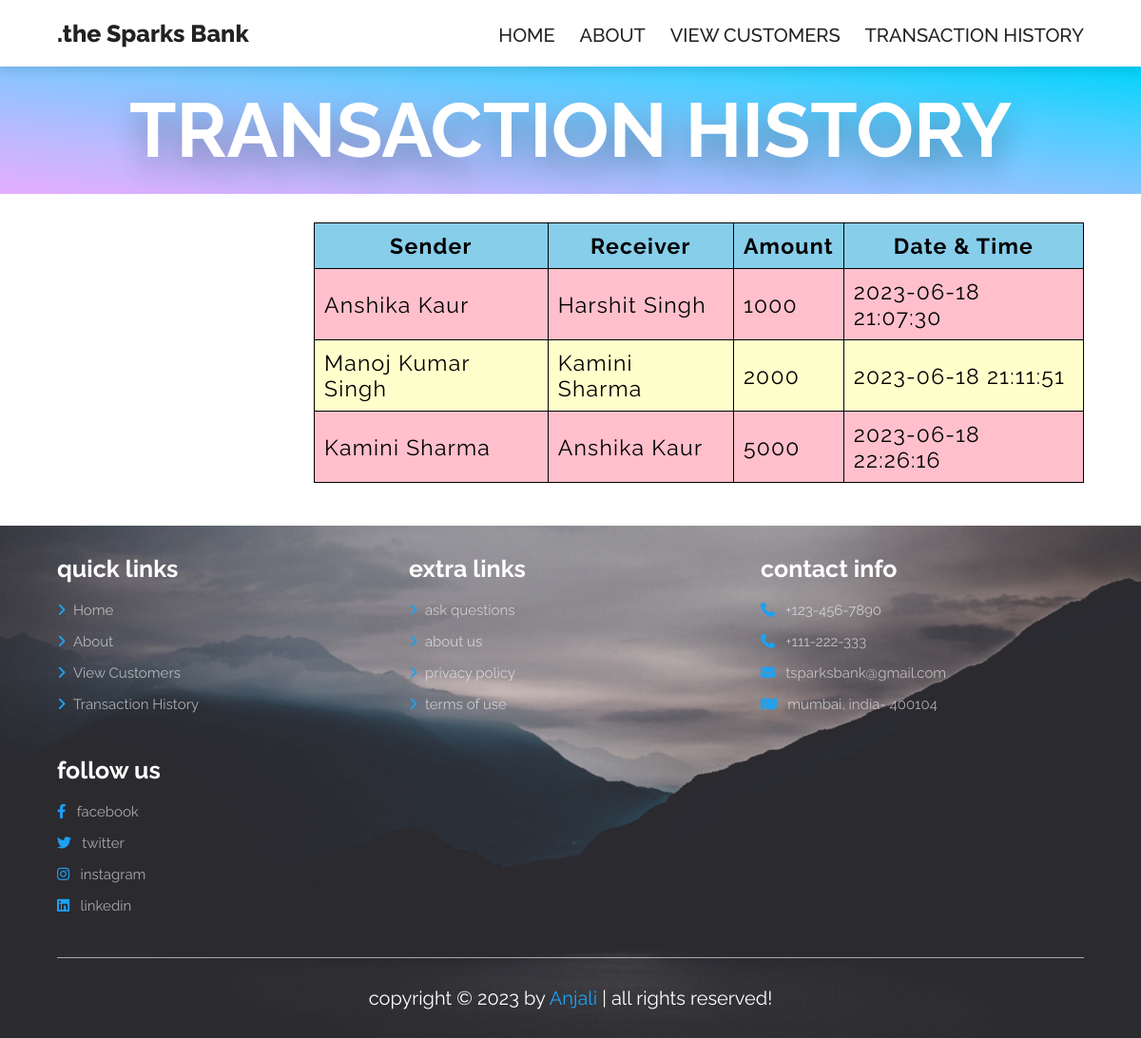
/transaction.php, run on the app's committed database.
### tables this page shows
CREATE TABLE `transactions` (
  `S.no` int(255) NOT NULL,
  `Sender` varchar(255) NOT NULL,
  `Receiver` varchar(255) NOT NULL,
  `Amount` int(10) NOT NULL,
  `Date and Time` datetime NOT NULL DEFAULT current_timestamp()
);

### transaction.php (the view, shortened to what this page needs)
<!DOCTYPE html>
<html lang="en">
<head>
    <link rel="stylesheet" href="https://cdn.jsdelivr.net/npm/swiper@9/swiper-bundle.min.css" />
    <link rel="stylesheet" href="https://cdnjs.cloudflare.com/ajax/libs/font-awesome/6.4.0/css/all.min.css">
    <link rel="stylesheet" href="css/style.css">
</head>
<body>
    <section class="header">
        <a href="index.php" class="logo">.the Sparks Bank </a>
        <nav class="navbar">
            <a href="index.php">Home</a>
            <a href="about.php">About</a>
            <a href="customers.php">View Customers</a>
            <a href="transaction.php">Transaction History</a>
        </nav>
    </section>
    <div class="heading"
        style="background-image: linear-gradient(to left bottom, #00d4fb, #4aceff, #85c5ff, #b9baff, #e5adff);">
        <h1>Transaction history</h1>
    </div>
    <section class="thistory">
        <div class="table-responsive-sm">
            <table class="tab">
                <thead>
                    <tr>
                        <th class="text-center">Sender</th>
                        <th class="text-center">Receiver</th>
                        <th class="text-center">Amount</th>
                        <th class="text-center">Date & Time</th>
                    </tr>
                </thead>
                <tbody>
                    <?php
            include 'connection.php';
            $sql ="select * from transactions";
            $query =mysqli_query($conn, $sql);
            while($rows = mysqli_fetch_assoc($query))
            {
        ?>
                    <tr>
                        <td class="py-2"><?php echo $rows['Sender']; ?></td>
                        <td class="py-2"><?php echo $rows['Receiver']; ?></td>
                        <td class="py-2"><?php echo $rows['Amount']; ?> </td>
                        <td class="py-2"><?php echo $rows['Date and Time']; ?> </td>
                        <?php
            }
        ?>
                </tbody>
            </table>
        </div>
    </section>
    <section class="footer">
        <div class="box-container">
            <div class="box">
                <h3>quick links</h3>
                <a href="index.php"> <i class="fas fa-angle-right"></i>Home</a>
                <a href="about.php"> <i class="fas fa-angle-right"></i>About</a>
                <a href="customers.php"> <i class="fas fa-angle-right"></i>View Customers</a>
                <a href="transaction.php"> <i class="fas fa-angle-right"></i>Transaction History</a>
            </div>
            <div class="box">
                <h3>extra links</h3>
                <a href="#"> <i class="fas fa-angle-right"></i>ask questions</a>
                <a href="#"> <i class="fas fa-angle-right"></i>about us</a>
                <a href="#"> <i class="fas fa-angle-right"></i>privacy policy</a>
                <a href="#"> <i class="fas fa-angle-right"></i>terms of use</a>
            </div>
            <div class="box">
                <h3>contact info</h3>
                <a href="#"> <i class="fas fa-phone"></i> +123-456-7890 </a>
                <a href="#"> <i class="fas fa-phone"></i> +111-222-333 </a>
                <a href="#"> <i class="fas fa-envelope"></i> tsparksbank@gmail.com </a>
                <a href="#"> <i class="fas fa-map"></i> mumbai, india- 400104 </a>
            </div>
            <div class="box">
                <h3>follow us</h3>
                <a href="#"><i class="fab fa-facebook-f"></i> facebook </a>
                <a href="#"><i class="fab fa-twitter"></i> twitter </a>
                <a href="#"><i class="fab fa-instagram"></i> instagram </a>
                <a href="#"><i class="fab fa-linkedin"></i> linkedin </a>
            </div>
        </div>
        <div class="credit">copyright &copy; 2023 by <span>Anjali</span> | all rights reserved! </div>
    </section>
</body>
</html>

### css/style.css (style rules this page uses)
:root { --main-color: #1da1f2; --black: #222; --white: #fff; --light-black: #777; --light-white: #fff9; --dark-bg: rgba(0, 0, 0, 0.7); --light-bg: #f5f5dc; --border: 0.1rem solid var(--black); --box-shadow: 0 0.5rem 1rem rgba(0, 0, 0, 0.1); --text-shadow: 0 1.5rem 3rem rgba(0, 0, 0, 0.3); }
* { font-family: "Raleway", sans-serif; margin: 0; padding: 0; box-sizing: border-box; outline: none; border: none; text-decoration: none; text-transform: none; }
html { font-size: 62.5%; overflow-x: hidden; }
section { padding: 5rem 10%; }
.heading { background-size: cover !important; background-position: center !important; padding-top: 2rem; padding-bottom: 2rem; display: flex; align-items: center; justify-content: center; }
.heading h1 { font-size: 8rem; text-transform: uppercase; color: var(--white); text-shadow: var(--text-shadow); }
.header { position: sticky; top: 0; left: 0; right: 0; z-index: 1000; background-color: var(--white); display: flex; padding-top: 2rem; padding-bottom: 2rem; box-shadow: var(--box-shadow); align-items: center; justify-content: space-between; }
.header .logo { font-size: 2.5rem; color: var(--black); font-weight: 800; }
.header .navbar a { font-size: 2rem; margin-left: 2rem; color: var(--black); font-weight: 500; text-transform: uppercase; }
.footer { background: url(../images/footer.jpg) no-repeat; background-size: cover; background-position: bottom; }
.footer .box-container { display: grid; grid-template-columns: repeat(auto-fit, minmax(25rem, 1fr)); gap: 3rem; }
.footer .box-container .box h3 { color: var(--white); font-size: 2.5rem; padding-bottom: 2rem; }
.footer .box-container .box a { color: var(--light-white); font-size: 1.5rem; padding-bottom: 1.5rem; display: block; }
.footer .box-container .box a i { color: var(--main-color); padding-right: 0.5em; transition: 0.2s linear; }
.footer .credit { text-align: center; padding-top: 3rem; margin-top: 3rem; border-top: 0.1rem solid var(--light-white); font-size: 2rem; color: var(--white); }
.footer .credit span { color: var(--main-color); }
@media (max-width: 2000px) { section { padding: 3rem 5%; } }

### transaction.php (style rules this page uses)
table { letter-spacing: 1.2px; }
html { position: relative; min-height: 100%; }
body { font-size: 23px; }
.table-responsive-sm { margin-left: 25%; }
td, th { border: 1px solid; padding: 10px; }
.tab { font-family: Arial, Helvetica, sans-serif; border-collapse: collapse; margin-bottom: 15px; }
tr:nth-child(even) { background-color: #FFFFCC; }
tr:nth-child(odd) { background-color: #FFC0CB; }
.text-center { background-color: #87CEEB; }

### data on the page
transactions: Sender "Anshika Kaur", Receiver "Harshit Singh", Amount "1000", Date and Time "2023-06-18 21:07:30"
transactions: Sender "Manoj Kumar Singh", Receiver "Kamini Sharma", Amount "2000", Date and Time "2023-06-18 21:11:51"
transactions: Sender "Kamini Sharma", Receiver "Anshika Kaur", Amount "5000", Date and Time "2023-06-18 22:26:16"
